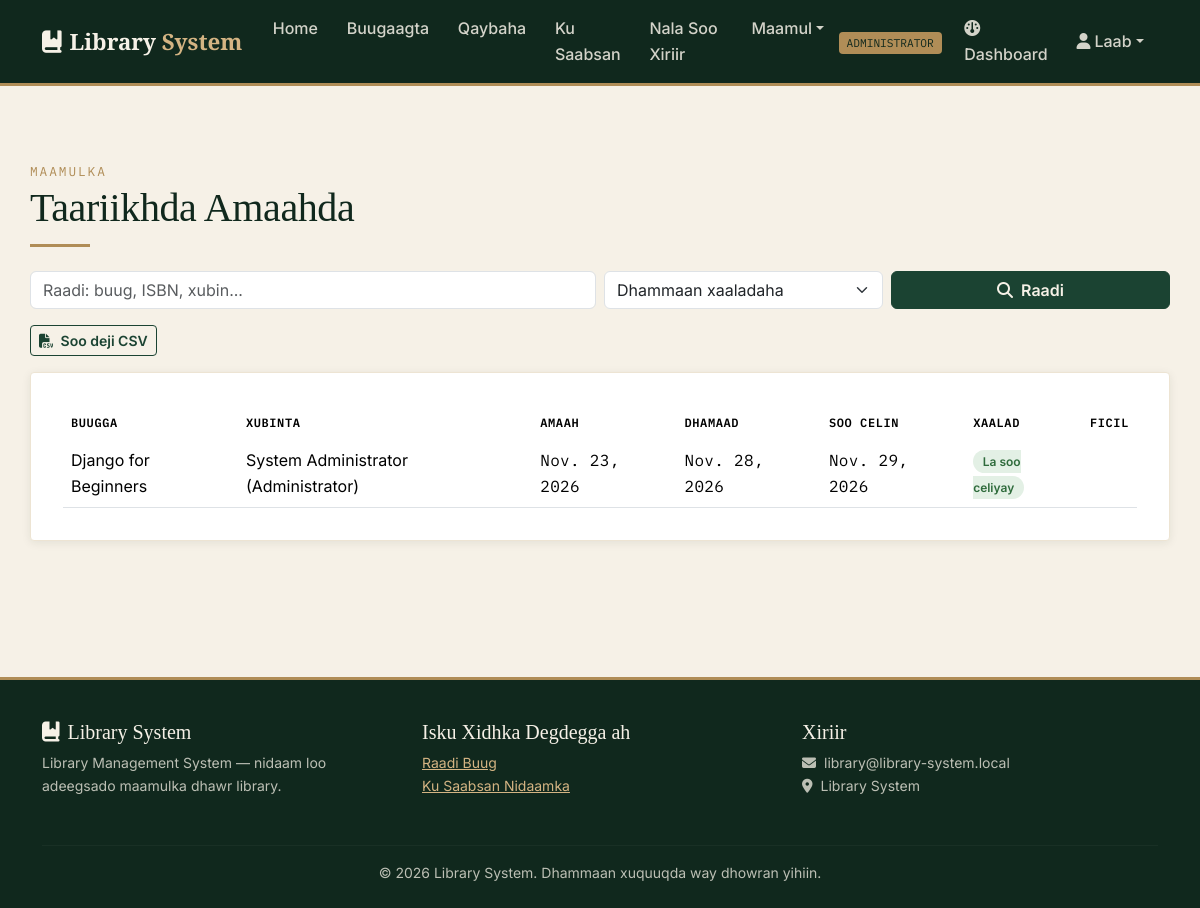
/circulation/loans/ (signed in), run on the app's committed database.
### accounts/models.py (models this page shows, shortened)
class User(AbstractUser):
    class Role(models.TextChoices):
        ADMIN = 'ADMIN', 'Administrator'
        LIBRARIAN = 'LIBRARIAN', 'Librarian'
        MEMBER = 'MEMBER', 'Member'
    library = models.ForeignKey(
        'core.Library', on_delete=models.PROTECT, null=True, blank=True, related_name='users',
        help_text="The library this user belongs to. Leave empty only for the system owner (superuser).",
    )
    role = models.CharField(max_length=10, choices=Role.choices, default=Role.MEMBER)
    phone = models.CharField(max_length=20, blank=True)
    profile_photo = models.ImageField(upload_to='profiles/', blank=True, null=True)
    class MembershipType(models.TextChoices):
        STUDENT = 'STUDENT', 'Student'
        STAFF = 'STAFF', 'Staff'
        PUBLIC = 'PUBLIC', 'Public'
    membership_type = models.CharField(
        max_length=10, choices=MembershipType.choices, default=MembershipType.STUDENT
    )
    class Status(models.TextChoices):
        ACTIVE = 'ACTIVE', 'Active'
        SUSPENDED = 'SUSPENDED', 'Suspended'
        EXPIRED = 'EXPIRED', 'Expired'
    status = models.CharField(max_length=10, choices=Status.choices, default=Status.ACTIVE)
    registration_date = models.DateField(auto_now_add=True)
    def is_admin(self):
        return self.role == self.Role.ADMIN
    def __str__(self):
        return f"{self.get_full_name() or self.username} ({self.get_role_display()})"

### circulation/models.py (models this page shows, shortened)
class BorrowRecord(models.Model):
    class Status(models.TextChoices):
        BORROWED = 'BORROWED', 'Borrowed'
        RETURNED = 'RETURNED', 'Returned'
        OVERDUE = 'OVERDUE', 'Overdue'
    member = models.ForeignKey(
        settings.AUTH_USER_MODEL, on_delete=models.CASCADE, related_name='borrow_records'
    )
    book = models.ForeignKey(Book, on_delete=models.CASCADE, related_name='borrow_records')
    librarian = models.ForeignKey(
        settings.AUTH_USER_MODEL, on_delete=models.SET_NULL, null=True,
        related_name='issued_records'
    )
    borrow_date = models.DateField(default=timezone.localdate)
    due_date = models.DateField()
    return_date = models.DateField(null=True, blank=True)
    status = models.CharField(max_length=10, choices=Status.choices, default=Status.BORROWED)
    renewal_count = models.PositiveSmallIntegerField(default=0)
    class Meta:
        ordering = ['-borrow_date']

### catalog/models.py (models this page shows, shortened)
class Book(models.Model):
    library = models.ForeignKey('core.Library', on_delete=models.PROTECT, related_name='books')
    title = models.CharField(max_length=255)
    author = models.CharField(max_length=150)
    isbn = models.CharField("ISBN", max_length=20)
    category = models.ForeignKey(Category, on_delete=models.SET_NULL, null=True, blank=True, related_name='books')
    publisher = models.CharField(max_length=150, blank=True)
    year_published = models.PositiveIntegerField(null=True, blank=True)
    total_copies = models.PositiveIntegerField(default=1)
    available_copies = models.PositiveIntegerField(default=1)
    shelf_location = models.CharField(max_length=50, blank=True)
    cover_image = models.ImageField(upload_to='book_covers/', blank=True, null=True)
    date_added = models.DateTimeField(auto_now_add=True)
    class Meta:
        ordering = ['title']
        unique_together = [('library', 'isbn')]

### circulation/views.py (the view)
# urls.py: path('loans/', views.loan_list, name='loan_list'),
@login_required
@user_passes_test(staff_check)
def loan_list(request):
    _sync_overdue_status()
    records = scope(BorrowRecord.objects.select_related('book', 'member'), request.user, 'book__library')
    q = request.GET.get('q', '').strip()
    status = request.GET.get('status', '')
    if q:
        records = records.filter(
            Q(book__title__icontains=q) | Q(book__isbn__icontains=q) | Q(member__username__icontains=q)
            | Q(member__first_name__icontains=q) | Q(member__last_name__icontains=q)
        )
    if status in BorrowRecord.Status.values:
        records = records.filter(status=status)
    params = request.GET.copy()
    params.pop('page', None)
    page_obj = Paginator(records, 20).get_page(request.GET.get('page'))
    return render(request, 'circulation/loan_list.html', {
        'page_obj': page_obj, 'q': q, 'status': status,
        'statuses': BorrowRecord.Status.choices, 'qs': params.urlencode(),
        'max_renewals': MAX_RENEWALS,
    })

### circulation/views.py (called while the page is built)
def staff_check(user):
    return user.is_authenticated and (user.is_admin() or user.is_librarian())

def _sync_overdue_status():
    today = timezone.localdate()
    BorrowRecord.objects.filter(
        status=BorrowRecord.Status.BORROWED, due_date__lt=today
    ).update(status=BorrowRecord.Status.OVERDUE)

### core/scoping.py (called while the page is built)
def scope(queryset, user, field='library'):
    if user.library_id:
        return queryset.filter(**{field: user.library_id})
    if user.is_superuser:
        return queryset
    return queryset.none()

### templates/circulation/loan_list.html (shortened to what this page needs)
{% extends "base.html" %}
{% block content %}
<div class="container section-pad">
  <span class="section-eyebrow">Maamulka</span>
  <h1>Taariikhda Amaahda</h1>
  <div class="divider-brass"></div>
  <form method="get" class="row g-2 mb-3">
    <div class="col-md-6"><input type="text" name="q" value="{{ q }}" class="form-control" placeholder="Raadi: buug, ISBN, xubin..."></div>
    <div class="col-md-3">
      <select name="status" class="form-select">
        <option value="">Dhammaan xaaladaha</option>
      </select>
    </div>
    <div class="col-md-3"><button type="submit" class="btn btn-ink w-100"><i class="fa-solid fa-magnifying-glass me-1"></i> Raadi</button></div>
  </form>
  <a href="{% url 'circulation:export_loans' %}" class="btn btn-outline-ink btn-sm mb-3"><i class="fa-solid fa-file-csv me-1"></i> Soo deji CSV</a>
  <div class="card-plain">
    <div class="table-responsive">
      <table class="table table-lms mb-0">
        <thead><tr><th>Buugga</th><th>Xubinta</th><th>Amaah</th><th>Dhamaad</th><th>Soo celin</th><th>Xaalad</th><th>Ficil</th></tr></thead>
        <tbody>
        {% for r in page_obj %}
          <tr>
            <td>{{ r.book.title }}</td>
            <td>{{ r.member }}</td>
            <td class="mono">{{ r.borrow_date }}</td>
            <td class="mono">{{ r.due_date }}{% if r.renewal_count %} <span class="small text-muted">(+{{ r.renewal_count }})</span>{% endif %}</td>
            <td class="mono">{{ r.return_date|default:"—" }}</td>
            <td>
              {% if r.status == 'RETURNED' %}<span class="avail-pill avail-yes">La soo celiyay</span>
              {% elif r.is_overdue %}<span class="avail-pill avail-no">Dib u dhac ({{ r.days_overdue }}d)</span>
              {% else %}<span class="avail-pill" style="background:#FFF3D6; color:#8a6d1d;">Socda</span>{% endif %}
            </td>
            <td class="text-nowrap">
            </td>
          </tr>
        {% empty %}
          <tr><td colspan="7" class="text-muted text-center">Amaah lama helin.</td></tr>
        {% endfor %}
        </tbody>
      </table>
    </div>
  </div>
</div>
{% endblock %}

### templates/base.html (shortened to what this page needs)
{% load static %}
<!DOCTYPE html>
<html lang="so">
<head>
<link href="https://cdn.jsdelivr.net/npm/bootstrap@5.3.3/dist/css/bootstrap.min.css" rel="stylesheet">
<link href="https://cdnjs.cloudflare.com/ajax/libs/font-awesome/6.5.1/css/all.min.css" rel="stylesheet">
</head>
<body>
<nav class="navbar navbar-expand-lg navbar-lms sticky-top">
  <div class="container">
    <a class="navbar-brand" href="{% url 'core:home' %}"><i class="fa-solid fa-book-bookmark me-2"></i>Library <span>System</span></a>
    <div class="collapse navbar-collapse" id="navMain">
      <ul class="navbar-nav me-auto mb-2 mb-lg-0">
        {% if user.is_authenticated %}
          <li class="nav-item"><a class="nav-link" href="{% url 'core:home' %}">Home</a></li>
          <li class="nav-item"><a class="nav-link" href="{% url 'catalog:book_list' %}">Buugaagta</a></li>
          <li class="nav-item"><a class="nav-link" href="{% url 'catalog:category_list' %}">Qaybaha</a></li>
          <li class="nav-item"><a class="nav-link" href="{% url 'core:about' %}">Ku Saabsan</a></li>
          <li class="nav-item"><a class="nav-link" href="{% url 'core:contact' %}">Nala Soo Xiriir</a></li>
          {% if user.is_admin or user.is_librarian or user.is_superuser %}
          <li class="nav-item dropdown">
            <a class="nav-link dropdown-toggle" href="#" role="button" data-bs-toggle="dropdown" aria-expanded="false">Maamul</a>
          </li>
          {% endif %}
        {% endif %}
      </ul>
      <ul class="navbar-nav align-items-lg-center">
        {% if user.is_authenticated %}
          <li class="nav-item me-2"><span class="badge-role">{{ user.get_role_display }}</span></li>
          <li class="nav-item"><a class="nav-link" href="{% url 'core:dashboard' %}"><i class="fa-solid fa-gauge me-1"></i>Dashboard</a></li>
          <li class="nav-item dropdown">
            <a class="nav-link dropdown-toggle" href="#" role="button" data-bs-toggle="dropdown" aria-expanded="false"><i class="fa-solid fa-user me-1"></i>{{ user.first_name|default:user.username }}</a>
          </li>
        {% else %}
          <li class="nav-item"><a class="nav-link" href="{% url 'accounts:login' %}">Log in</a></li>
          <li class="nav-item">
            <a class="btn btn-brass btn-sm ms-lg-2" href="{% url 'accounts:register' %}">Isdiiwaangeli</a>
          </li>
        {% endif %}
      </ul>
    </div>
  </div>
</nav>
<main>
{% block content %}{% endblock %}
</main>
<footer class="footer-lms">
  <div class="container">
    <div class="row">
      <div class="col-md-4 mb-3">
        <h5><i class="fa-solid fa-book-bookmark me-2"></i>Library System</h5>
        <p class="small">Library Management System — nidaam loo adeegsado maamulka dhawr library.</p>
      </div>
      <div class="col-md-4 mb-3">
        <h5>Isku Xidhka Degdegga ah</h5>
        <ul class="list-unstyled small">
          {% if user.is_authenticated %}
          <li><a href="{% url 'catalog:book_list' %}">Raadi Buug</a></li>
          <li><a href="{% url 'core:about' %}">Ku Saabsan Nidaamka</a></li>
          {% else %}
          <li><a href="{% url 'accounts:login' %}">Log in</a></li>
          <li><a href="{% url 'accounts:register' %}">Isdiiwaangeli</a></li>
          {% endif %}
        </ul>
      </div>
      <div class="col-md-4 mb-3">
        <h5>Xiriir</h5>
        <p class="small mb-0"><i class="fa-solid fa-envelope me-2"></i>library@library-system.local</p>
        <p class="small"><i class="fa-solid fa-location-dot me-2"></i>Library System</p>
      </div>
    </div>
    <hr style="border-color: rgba(246,241,231,0.15);">
    <p class="small text-center mb-0">&copy; {% now "Y" %} Library System. Dhammaan xuquuqda way dhowran yihiin.</p>
  </div>
</footer>
</body>
</html>

### templates/base.html (style rules this page uses)
:root { --ink-green: #1B4332; --ink-green-dark: #10281D; --sage: #84A98C; --parchment: #F6F1E7; --parchment-deep: #EDE4D3; --brass: #B08D57; --brass-light: #D4B483; --ink: #1C1C1E; --ink-soft: #4A4A47; --danger: #9B2C2C; --ok: #2F6B3C; --radius: 4px; --shadow-card: 0 2px 10px rgba(16, 40, 29, 0.08); --shadow-lift: 0 10px 30px rgba(16, 40, 29, 0.18); }
* { box-sizing: border-box; }
body { background: var(--parchment); color: var(--ink); font-family: 'Inter', -apple-system, sans-serif; font-size: 16px; line-height: 1.6; }
h1, h2, h3, h4, .display-font { font-family: 'Playfair Display', Georgia, serif; color: var(--ink-green-dark); letter-spacing: -0.01em; }
.mono, .call-number, .isbn-tag { font-family: 'IBM Plex Mono', monospace; letter-spacing: 0.02em; }
a { color: var(--ink-green); }
.navbar-lms { background: var(--ink-green-dark); border-bottom: 3px solid var(--brass); }
.navbar-lms .navbar-brand { font-family: 'Playfair Display', serif; font-weight: 700; color: var(--parchment) !important; font-size: 1.4rem; }
.navbar-lms .navbar-brand span { color: var(--brass-light); }
.navbar-lms .nav-link { color: rgba(246, 241, 231, 0.85) !important; font-weight: 500; padding: 0.5rem 0.9rem !important; }
.badge-role { background: var(--brass); color: var(--ink-green-dark); font-family: 'IBM Plex Mono', monospace; font-size: 0.7rem; padding: 0.25rem 0.5rem; border-radius: var(--radius); text-transform: uppercase; }
.btn-ink { background: var(--ink-green); border-color: var(--ink-green); color: var(--parchment); font-weight: 600; }
.btn-outline-ink { border-color: var(--ink-green); color: var(--ink-green); font-weight: 600; }
.avail-pill { font-size: 0.75rem; font-weight: 600; padding: 0.25rem 0.6rem; border-radius: 999px; }
.avail-yes { background: #E3F0E5; color: var(--ok); }
.section-eyebrow { font-family: 'IBM Plex Mono', monospace; color: var(--brass); text-transform: uppercase; letter-spacing: 0.15em; font-size: 0.8rem; }
.section-pad { padding: 4.5rem 0; }
.divider-brass { width: 60px; height: 3px; background: var(--brass); margin: 0.75rem 0 1.5rem; }
.table-lms thead { background: var(--ink-green); color: var(--parchment); }
.table-lms thead th { font-family: 'IBM Plex Mono', monospace; font-size: 0.75rem; text-transform: uppercase; letter-spacing: 0.05em; font-weight: 600; border: none; }
.table-lms td { vertical-align: middle; }
footer.footer-lms { background: var(--ink-green-dark); color: rgba(246, 241, 231, 0.75); padding: 2.5rem 0 1.5rem; margin-top: 4rem; border-top: 3px solid var(--brass); }
footer.footer-lms a { color: var(--brass-light); }
footer.footer-lms h5 { color: var(--parchment); font-family: 'Playfair Display', serif; }
.card-plain { background: #fff; border: 1px solid var(--parchment-deep); border-radius: var(--radius); box-shadow: var(--shadow-card); padding: 2rem; }

### data on the page
User: role "ADMINISTRATOR", first_name "Laab"
BorrowRecord: book "Django for Beginners", member "System Administrator (Administrator)", borrow_date "Nov. 23, 2026", due_date "Nov. 28, 2026", return_date "Nov. 29, 2026", status "La soo celiyay"
